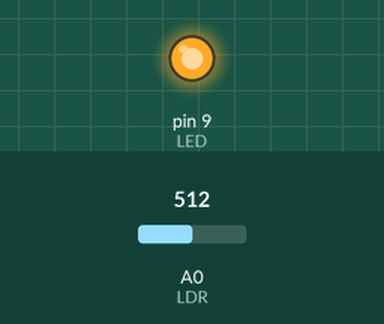
Bench run of a sketch on a simulated Arduino Uno, built with avr-gcc and run on an emulated ATmega328P. On the bench: output pins drawn as LEDs (lit = HIGH). The test bench sets the inputs (shaded band); at power-on: A0 (LDR) = 512. What the sketch prints to the serial monitor is not drawn.

Above: at 1.9 s.
2.0 s: A0 (LDR) set to 11
3.5 s: A0 (LDR) set to 8
At 5.9 s:
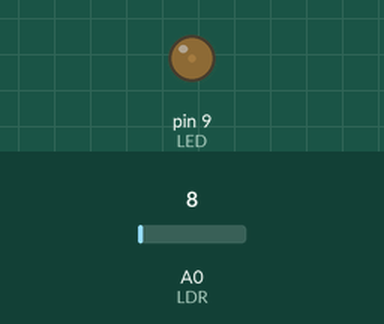
Timing chart, 0 to 7.4 s (numbered marks = the images above; inputs shaded):
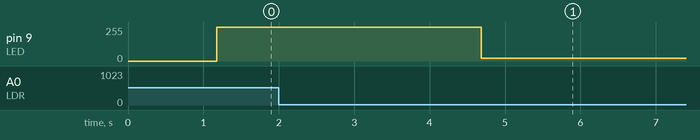

Measured:
- the behaviour switches between 10 and 9 on A0 (LDR) (found by bisection; images 0 and 1)
- after the input at 3.5 s, pin 9 (LED): 255/255 → 20/255 after 1.2 s

The sketch:

light_dimming_activity.ino
```cpp
int LDR = A0;
const int LED = 9;
int LEDOff = 0; //LED state (either off or on)
int lowState = 20; //how dim the LED becomes

void setup() {
  Serial.begin(9600);
  pinMode(LED, OUTPUT);
}


void loop() { //main loop
  int LDRValue = analogRead(LDR); //read values from the LDR
  Serial.println(LDRValue);       //print them to serial monitor

  //logic
  if (LDRValue < 10){
    if (LEDOff == 1){   //if the LED is on, dim
        dimLED();       //call dimLED function
      }
    analogWrite(LED, lowState);
    LEDOff = 0; //save LED state in variable
    }
   else if (LDRValue > 2){
    if (LEDOff == 0){       //if the LED is off, brighten
      brightenLED();        //call brightenLED function
    }
    analogWrite(LED, 255);
    LEDOff = 1; //save LED state in variable
    }
}

int dimLED(){ //function for dimming LED
  for(int i=255; i>lowState; i--){
      analogWrite(LED, i);
      delay(5);
  }
}

int brightenLED(){ //function for brightening LED
  for(int i=lowState; i<255; i++){
        analogWrite(LED, i);
        delay(5);
  }
}
```
